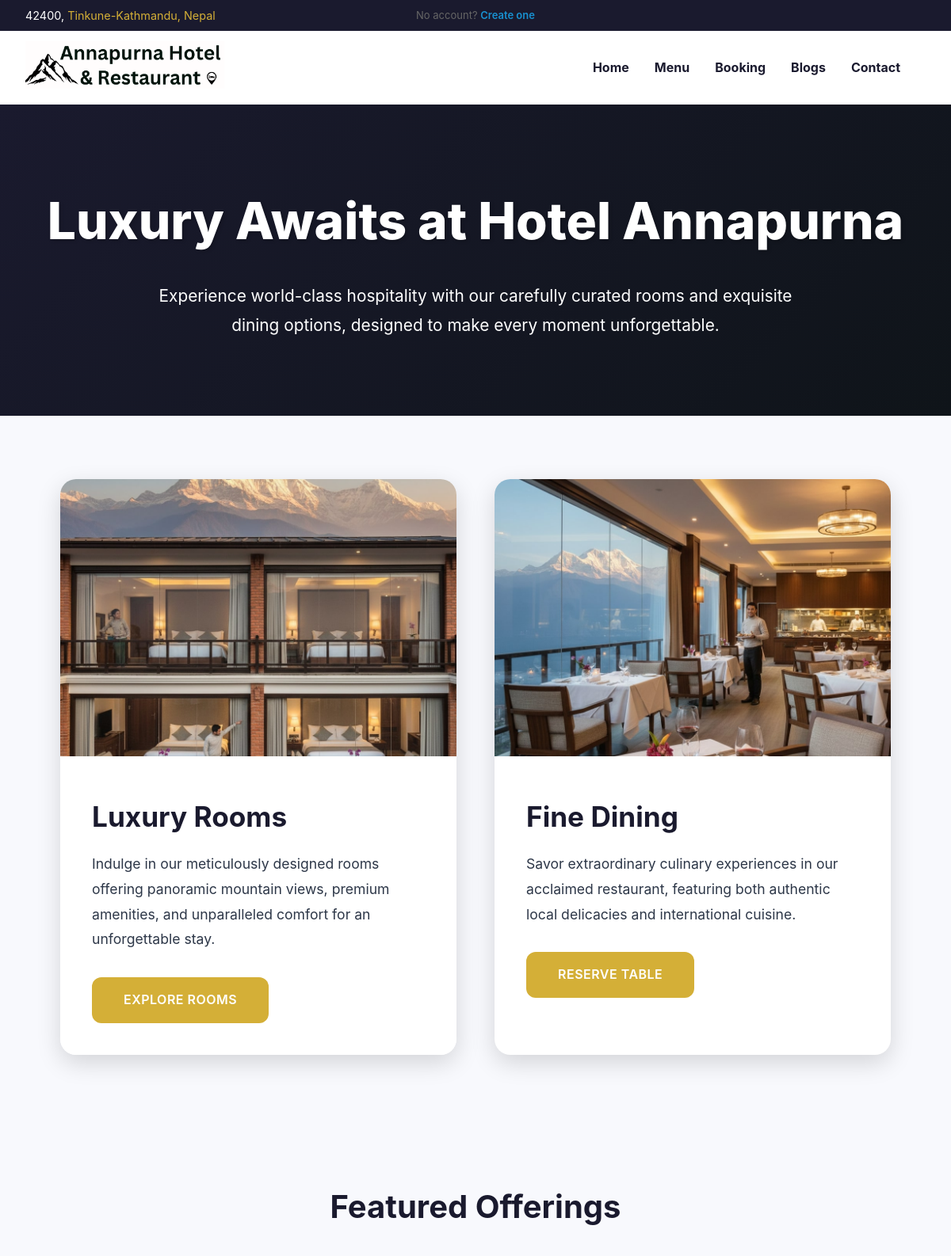
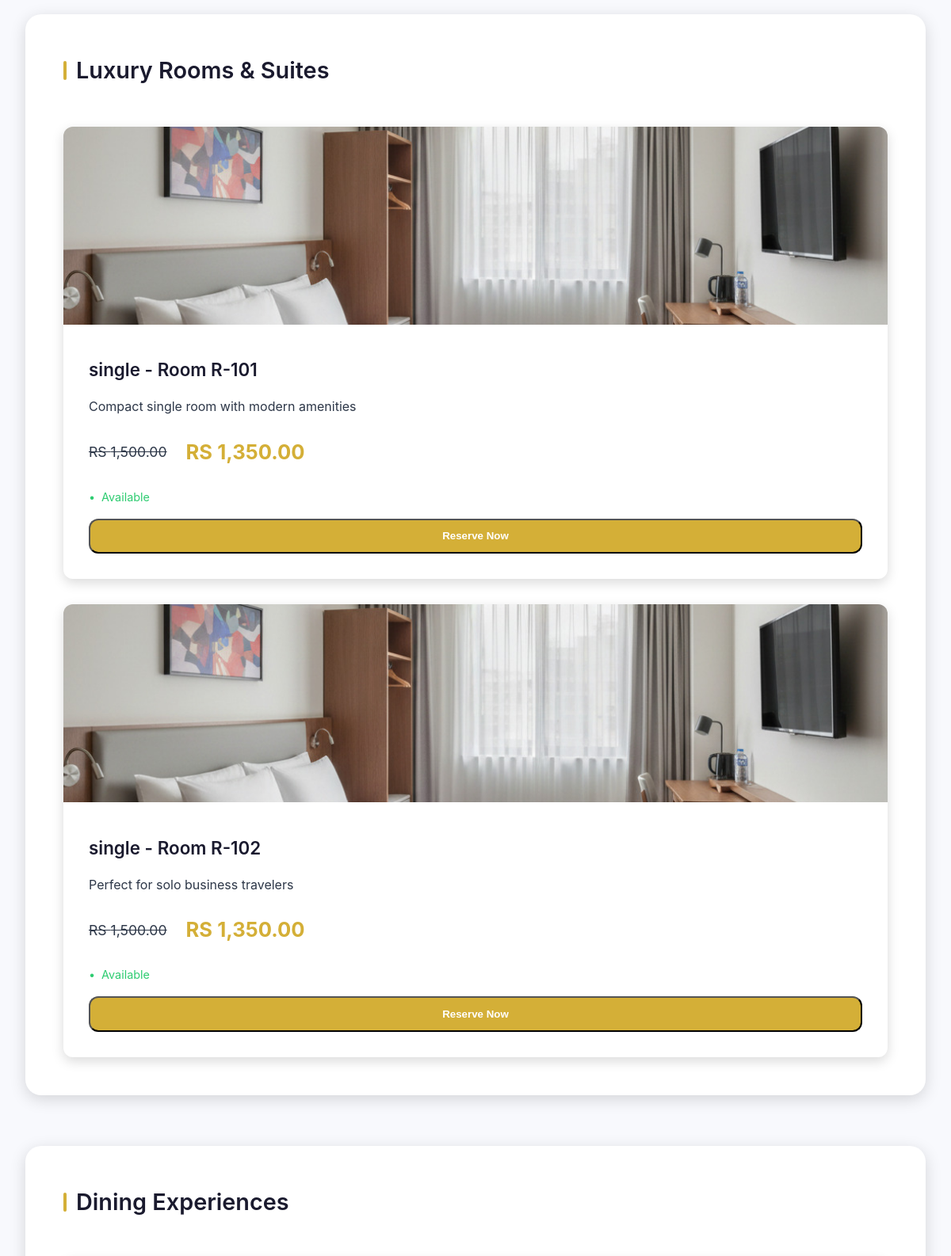
Screenshot of /booking.php (upper part) with the database file from the repository (2 pictures, top to bottom).
### tables this page shows
CREATE TABLE `rooms` (
  `id` int(11) NOT NULL,
  `image_path` varchar(255) DEFAULT NULL,
  `room_no` varchar(50) NOT NULL,
  `room_type` enum('single','double','deluxe','suite') DEFAULT 'single',
  `total_beds` int(11) NOT NULL,
  `bed_size` enum('single','double','queen','king') DEFAULT 'double',
  `status` enum('available','booked','reserved','maintenance','occupied') DEFAULT 'available',
  `price` decimal(10,2) NOT NULL,
  `price_today` decimal(10,2) DEFAULT NULL,
  `amenities` text DEFAULT NULL,
  `short_description` text DEFAULT NULL,
  `created_at` timestamp NOT NULL DEFAULT current_timestamp(),
  `updated_at` timestamp NOT NULL DEFAULT current_timestamp() ON UPDATE current_timestamp()
);

### booking.php (the view, shortened to what this page needs)
<?php
require_once('includes/header.php');
require_once('config/db.php');
$rooms_result = $conn->query("SELECT * FROM rooms WHERE status IN ('available', 'booked') ORDER BY price ASC LIMIT 2");
$rooms = [];
while($row = mysqli_fetch_assoc($rooms_result)) {
    $rooms[] = $row;
}
?>
<main class="booking-main">
    <header class="booking-hero">
        <div class="booking-hero-content">
            <h1 class="booking-hero-title">Luxury Awaits at Hotel Annapurna</h1>
            <p class="booking-hero-subtitle">Experience world-class hospitality with our carefully curated rooms and
                exquisite dining options, designed to make every moment unforgettable.</p>
        </div>
    </header>
    <section class="booking-options" aria-label="Main Booking Options">
        <article class="booking-option">
            <figure class="booking-option-figure">
                <img src="./assets/images/booking_images/Luxury-Rooms.jpg" alt="Luxury Room Interior with Mountain View"
                    class="booking-option-image">
            </figure>
            <div class="booking-option-content">
                <h2 class="booking-option-title">Luxury Rooms</h2>
                <p class="booking-option-description">Indulge in our meticulously designed rooms offering panoramic
                    mountain views, premium amenities, and unparalleled comfort for an unforgettable stay.</p>
                <nav class="booking-option-nav">
                    <a href="rooms.php" class="booking-option-button" aria-label="Explore Available Rooms">Explore
                        Rooms</a>
                </nav>
            </div>
        </article>
        <article class="booking-option">
            <figure class="booking-option-figure">
                <img src="./assets/images/booking_images/Fine-Dining.jpg" alt="Fine Dining Restaurant Interior"
                    class="booking-option-image">
            </figure>
            <div class="booking-option-content">
                <h2 class="booking-option-title">Fine Dining</h2>
                <p class="booking-option-description">Savor extraordinary culinary experiences in our acclaimed
                    restaurant, featuring both authentic local delicacies and international cuisine.</p>
                <nav class="booking-option-nav">
                    <a href="tables.php" class="booking-option-button" aria-label="Reserve Dining Table">Reserve
                        Table</a>
                </nav>
            </div>
        </article>
    </section>
    <section class="booking-preview" id="rooms" aria-label="Featured Offerings">
        <h2 class="booking-preview-title">Featured Offerings</h2>
        <section class="booking-preview-section" aria-label="Luxury Rooms and Suites">
            <h3 class="booking-preview-section-title">Luxury Rooms & Suites</h3>
            <div class="booking-preview-container">
                <?php foreach($rooms as $room):
                    $price_today = $room['price_today'] ? $room['price_today'] : $room['price'];
                    $image_url = !empty($room['image_path']) ? $room['image_path'] : 'https://via.placeholder.com/400x300?text=Room';
                ?>
                <article class="booking-preview-item">
                    <figure class="booking-preview-figure">
                        <img src="<?php echo htmlspecialchars($image_url); ?>" alt="<?php echo htmlspecialchars($room['room_type']); ?> Room - <?php echo htmlspecialchars($room['room_no']); ?>" class="booking-preview-image">
                    </figure>
                    <div class="booking-preview-content">
                        <header>
                            <h3 class="booking-preview-name"><?php echo htmlspecialchars($room['room_type']); ?> - Room <?php echo htmlspecialchars($room['room_no']); ?></h3>
                            <p class="booking-preview-description"><?php echo htmlspecialchars($room['short_description']); ?></p>
                        </header>
                        <div class="booking-preview-price" aria-label="Room Price">
                            <span class="booking-preview-original" aria-label="Original Price">RS <?php echo number_format($room['price'], 2); ?></span>
                            <span class="booking-preview-discounted" aria-label="Discounted Price">RS <?php echo number_format($price_today, 2); ?></span>
                        </div>
                        <p class="booking-preview-availability"><?php echo ucfirst($room['status']); ?></p>
                        <footer class="booking-preview-footer">
                            <button onclick="reserveRoom(<?php echo htmlspecialchars(json_encode($room)); ?>)" class="booking-preview-button" aria-label="Book <?php echo htmlspecialchars($room['room_type']); ?> Room">Reserve Now</button>
                        </footer>
                    </div>
                </article>
                <?php endforeach; ?>
            </div>
        </section>
        <section class="booking-preview-section" id="tables" aria-label="Dining Experiences">
            <h3 class="booking-preview-section-title">Dining Experiences</h3>
            <div class="booking-preview-container">
            </div>
        </section>
    </section>
</main>
<?php require_once('includes/footer.php'); ?>

### assets/css/style.css (style rules this page uses)
:root { --primary-color: #ffffff; --secondary-color: #1a1a2e; --accent-color: #d4af37; --hover-color: #f5a623; --band-hover-color: #8bc34a; --shadow-color: rgba(0, 0, 0, 0.15); --border-radius: 12px; --bg-light: #f8f9fd; --bg-dark: #0f1419; --gradient-start: #1a1a2e; --gradient-end: #0f1419; --success-color: #2ecc71; --warning-color: #f39c12; --border-radius: 12px; --border-radius-lg: 20px; --text-color: #2d3748; --input-bg: #f7fafc; --input-border: #e2e8f0; }
* { margin: 0; padding: 0; box-sizing: border-box; }
body { background-color: var(--primary-color); font-family: 'Segoe UI', Tahoma, Geneva, Verdana, sans-serif; color: var(--secondary-color); line-height: 1.6; }

### assets/css/blog.css (style rules this page uses)
a { text-decoration: none; color: #333; }

### assets/css/cart.css (style rules this page uses)
* { margin: 0; padding: 0; box-sizing: border-box; }

### assets/css/blog-read.css (style rules this page uses)
* { margin: 0; padding: 0; box-sizing: border-box; }
body { font-family: 'Inter', sans-serif; background: #f8f9fa; color: #2d3748; }

### assets/css/my-bookings.css (style rules this page uses)
body { background: linear-gradient(135deg, #667eea 0%, #764ba2 100%); min-height: 100vh; padding-bottom: 50px; }

### assets/css/my-orders.css (style rules this page uses)
body { min-height: 100vh; padding-bottom: 50px; }

### rows the page displays
rooms: image_path (picture), room_type "single", room_no "R-101", short_description "Compact single room with modern amenities", price "1,500.00", price_today "1,350.00", status "Available"
rooms: image_path (picture), room_type "single", room_no "R-102", short_description "Perfect for solo business travelers", price "1,500.00", price_today "1,350.00", status "Available"
